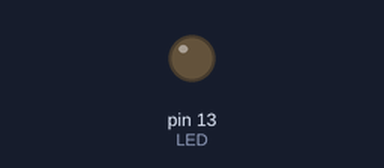
A sketch run on a simulated Arduino Uno, built with avr-gcc and run on an emulated ATmega328P. On the bench: output pins drawn as LEDs (lit = HIGH).

Above: at 5.0 s.
At 10.2 s:
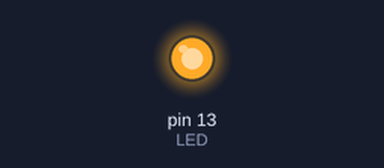
Timing chart, 0 to 13.7 s (numbered marks = the images above):
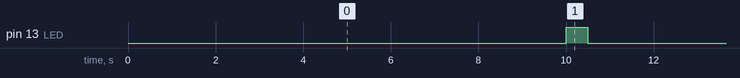

Measured:
- by itself, pin 13 (LED): alternates HIGH for 0.50 s and LOW for 10.0 s

The sketch:

tema6_5.ino
```cpp
#include <TimerOne.h>

#define PARPADEO_ON   10000000
#define PARPADEO_OFF  500000
#define LED 13

void setup() {
  pinMode(LED, OUTPUT);
  Timer1.initialize(PARPADEO_ON); // Inicializamos Temporizador 1 a 1s.
  Timer1.attachInterrupt(enciende); // Función asociada al desbordamiento.
  Serial.begin(9600);
}

void enciende() {
  digitalWrite(LED, HIGH);
  Timer1.setPeriod(PARPADEO_OFF);
  Timer1.attachInterrupt(apaga);
}

void apaga() {
  digitalWrite(LED, LOW);
  Timer1.setPeriod(PARPADEO_ON);
  Timer1.attachInterrupt(enciende);

}

void loop() {
}
```
